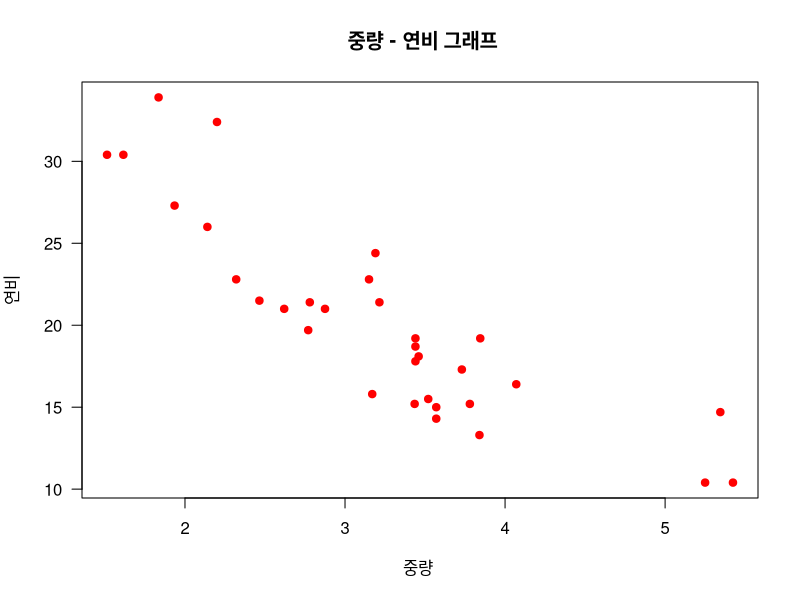
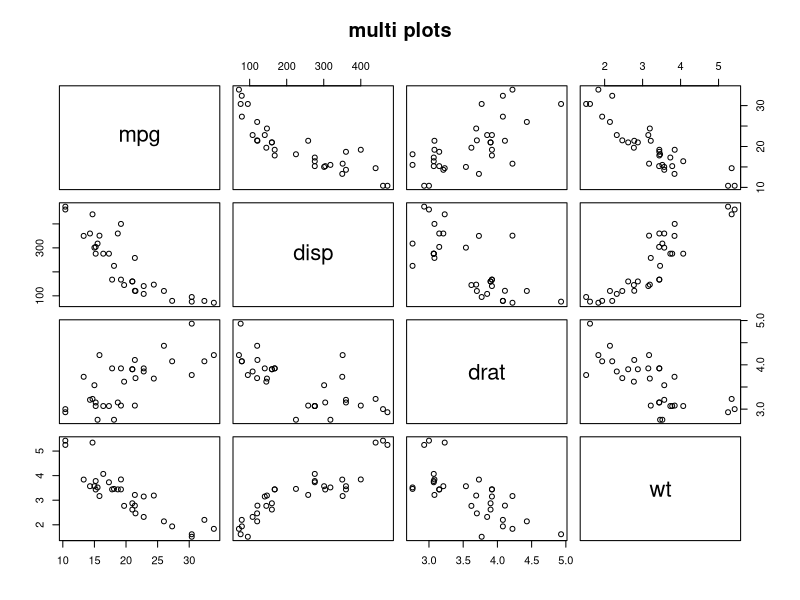
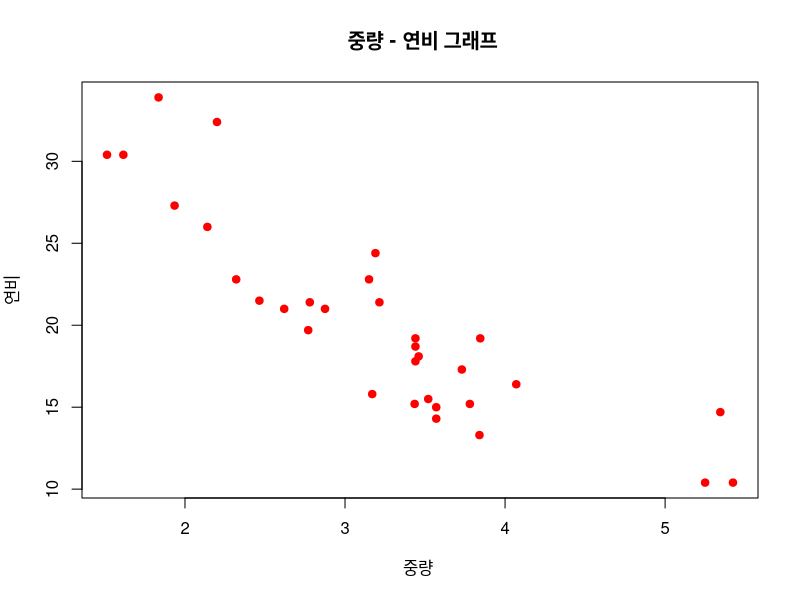
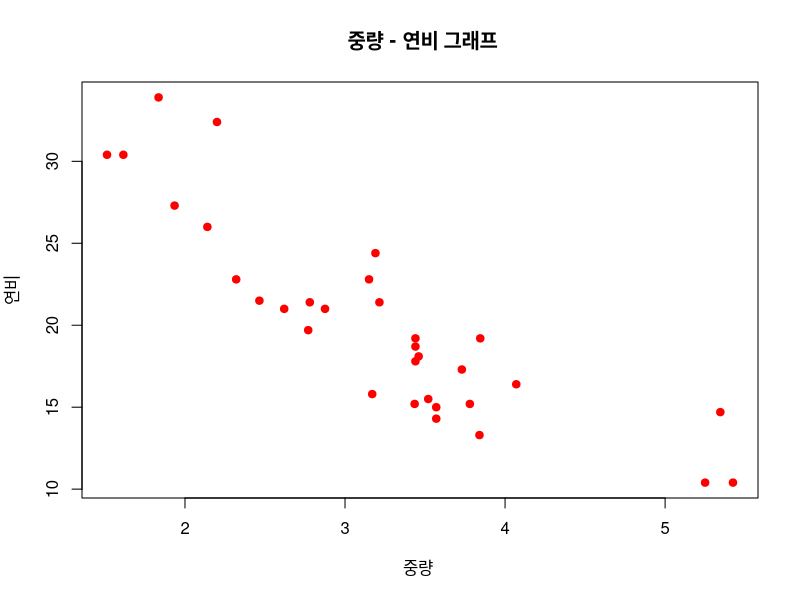
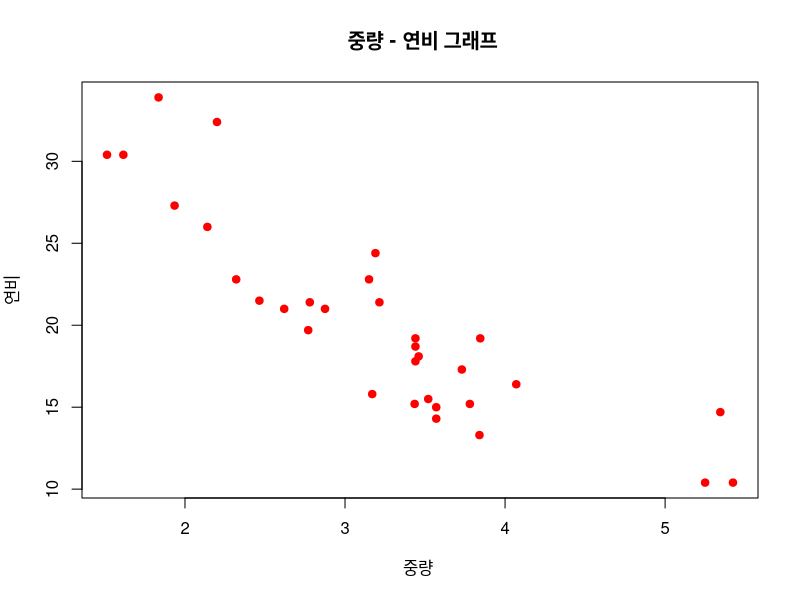
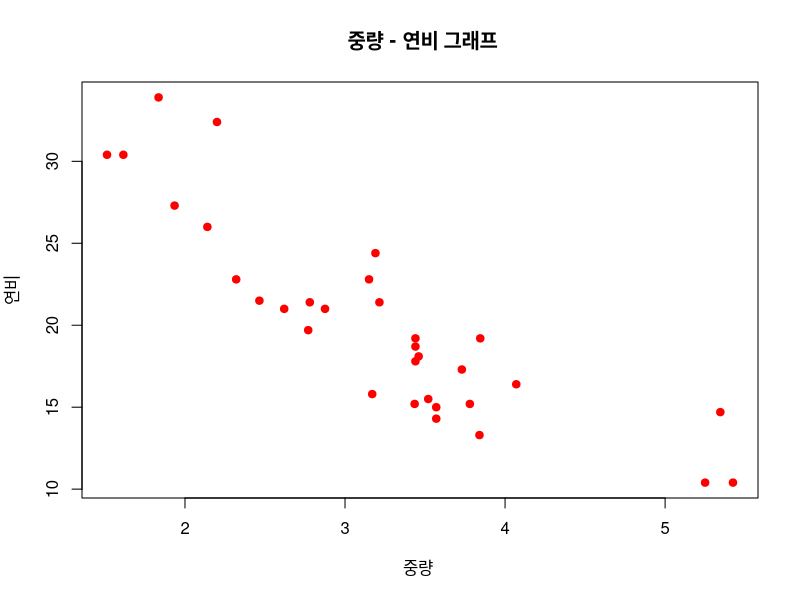
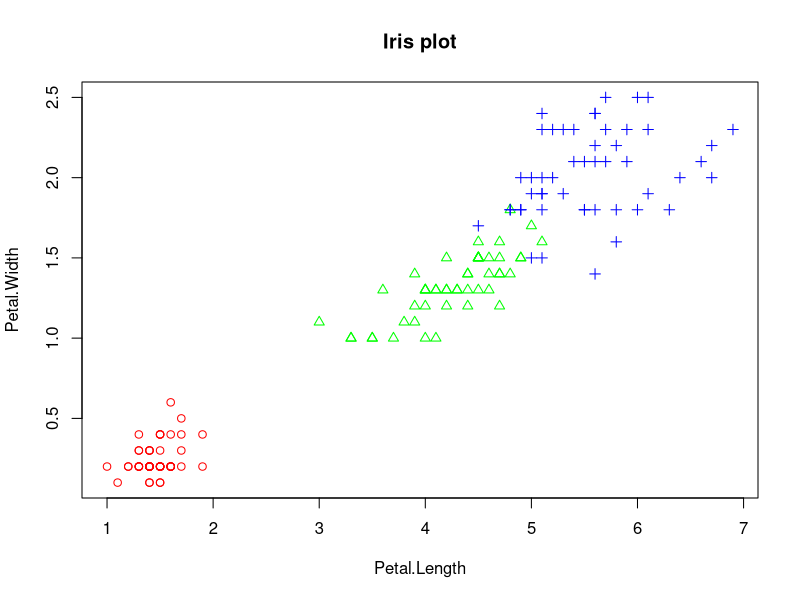
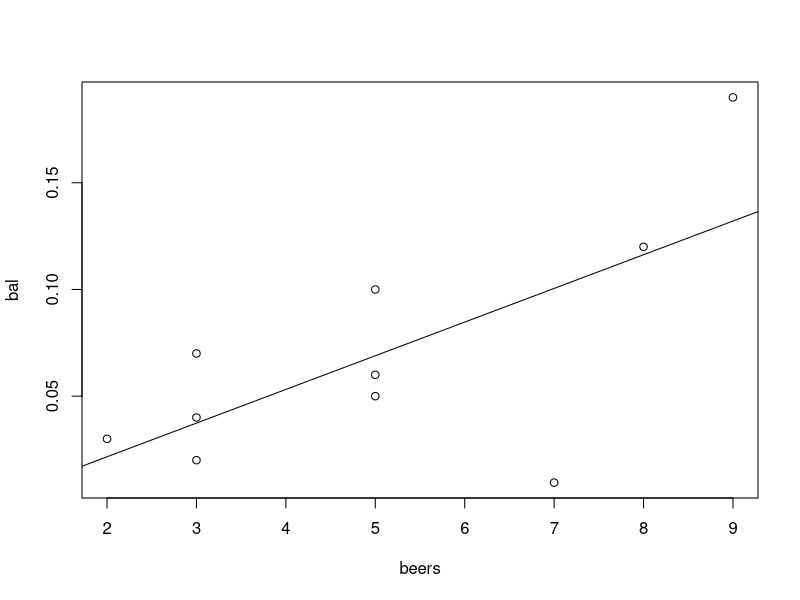

Write R code to recreate these figures, in order.
#20191203 6회차

#boxplot에서 중앙값 기준으로 위,아래값이 더 넓고 좁음 또한 알 수 있다. 

#다중변수 자료 탐색
#두 변수 사이의 산점도
#산점도 (scatter plot) -2변수로 구성된 자료의 분포를 알아보는 그래프 /
#                      -관측값들의 분포를 통해 2변수 사이의 관계 파악

par(mfrow = c (1,1))

##Data 종류
 # 범주형 + 일변량 => vector
 # 연속형 + 일변량 => vector_ 주로 histogram/상자수염 사용

# 다변량 , 이변량 =>  Matrix / Data frame

# 연속형 + 다변량 => 1. 상관분석_ 산점도 사용
#                    2.시계열 data분석 ( x축 : 시간) _ 선그래프 

##중량과 연비의 관계(이변량) _ 중량이 무거우면 연비가 내려갈까? 
wt <- mtcars$wt
mpg <- mtcars$mpg
plot( wt,mpg , main = " 중량 - 연비 그래프" , xlab = "중량 ", 
        ylab = "연비" ,col ="red" , pch = 19, las = 1)
#pch: 점의 모양 ( 0부터 25까지 )

## 여러 변수들간의 산점도 (다변량)
#pairs _ 산점도는 대각선 모양으로 나왔을 때 상관관계가 높다

vars <-  c( "mpg","disp","drat","wt") #_벡터 생성 변수 4개
target <- mtcars[ , vars]             # matrix생성 (변수형이 동일해서 )
head( target )                  
pairs( target, main = "multi plots")  #대각선을 중심으로 대칭관계 _ x,y축이 변경된 상태 

#산점도 만드는 4가지 방법 _ 이변량
y축~x축
wt <- mtcars$wt
mpg <- mtcars$mpg
plot( wt,mpg , main = " 중량 - 연비 그래프" , xlab = "중량 ", 
      ylab = "연비" ,col ="red" , pch = 19 )

plot(mtcars$wt,mtcars$mpg, main = " 중량 - 연비 그래프" , xlab = "중량 ", 
      ylab = "연비" ,col ="red" , pch = 19)

plot( mtcars [, c("wt", "mpg")], main = " 중량 - 연비 그래프" , xlab = "중량 ", 
      ylab = "연비",col ="red" , pch = 19 )

plot( mpg~wt, data = mtcars , main = " 중량 - 연비 그래프" , xlab = "중량 ", 
      ylab = "연비" ,col ="red" , pch = 19 )


#그룹(factor)정보가 있는 두변수의 산점도
iris.2 <-  iris [,3:4]
iris.2
point <- as.numeric( iris$Species)  #문자열인 품종(Species)을 그룹화하기 위하여 숫자로 변환
point
color <- c("red" , " green" , "blue") #품종1 red /품종2 green / 품종 3 blue
plot(iris.2 , main = "Iris plot" ,
     pch = c( point), col = color [ point ] )

##상관분석 : 연속형	변수로	측정된	두	변수	간의	선형적(회귀선)	관계를	분석
#-1 <= 기본적인 상관계수(r) <= 1
#-1 음의 상관 : xy 반비례  _일반적으로 기준은 -0.5
#+1 양의 상관 : xy 비례    _ 일반적으로 기준은 +0.5

##맥주에 따른 혈중 알콜 농도 
beers <- c(5,2,9,8,3,7,3,5,3,5) 
bal <- c(0.1,0.03,0.19,0.12,0.04,0.0095,0.07,0.06,0.02,0.05)
tbl <- data.frame(beers ,bal )
tbl

plot(bal~beers, data = tbl)           # 산점도 

#회귀식을 구하는 식 lm : y = xw + b _ 연속값에대한 예측값 구하는 식
#y : 종속변수 , x : 독립변수 , w: weight , b : bias

 res <-  lm(bal~beers, data = tbl )   #회귀식
 res  #w와 b가 나옴 
abline ( res )                        #회귀선: 최적의 예측선 


# 상관관계가 강하냐 아니냐를 따져주는 상관계수 = r  _ cor 함수 

cor(tbl[ ,  1:2 ]) #이변량 상관계수_0.5 이상이므로 강한 상관관계로 볼 수 있다 (맥주/혈중알콜농도)
cor(iris[ , 1:4 ]) #다변량 상관계수 


#상관분석 순서 _ 절대적인 순서는 아님 
#1.상관분석 대상 변수선정
#2.산점도 작성( 관측값 분포 확인 ) : plot()
#3.회귀식 도출 :lm()   [lm: linear model]
#(회귀식 : 두 변수의 선형관계를 가장 잘 나타낼 수 있는 선의식)
#   (y= xw + b )
#4.회귀선을 산점도에 표시 : abline()
#(회귀선 : 관측값들의 추세를 가장 잘 나타낼수 있는 선 )
#5.상관계수 계산 ; cor()
#6.상관분석 결과 해석 



##시계열  Data - 선그래프 _ x축에 시간정보가 들어가는 data
month <-  1:12
late <- c(5,8,7,9,4,6,12,13,8,6,6,4)

#type : 선그래프의 모양/lty: 선의 모양 / lwd : 선의 두께

plot( month,late, main = "지각생 통계", type = "l",lty = 1 , lwd = 1,
      xlab = 'Month', ylab = " late cnt")

plot( month,late, main = "지각생 통계", type = "b",lty = 1 , lwd = 1,
      xlab = 'Month', ylab = " late cnt")

plot( month,late, main = "지각생 통계", type = "o",lty = 1 , lwd = 1,
      xlab = 'Month', ylab = " late cnt")

plot( month,late, main = "지각생 통계", type = "s",lty = 1 , lwd = 1,
      xlab = 'Month', ylab = " late cnt")


# 복수의 선 그래프 

late1 <- c(5,8,7,9,4,6,12,13,8,6,6,4)

late2 <- c(4,6,5,8,7,8,10,11,6,5,7,3)

#ylim(최소값,최대값) 축 범위 설정 

  plot(month,late1, main = "지각생 통계", type = "b",lty = 1 , col = "red",
      xlab = 'Month', ylab = " late cnt", ylim = c ( 1, 15)) 
lines( month, late2, type = "b", col = "blue")   #lines 함수를 이용하여 선그래프 추가 


##자료 탐색 실습 - 탐색적 데이터 분석

##0단계 : 문제정의
##1단계 : 분석 대상 데이터셋 준비
#BostonHousing  데이터셋 (mlbench pac.)

install.packages("mlbench")
library (mlbench)
data("BostonHousing")

#crim : 1인당 범죄율
#rm : 주택 1가구당 방 수
#dis: 보스턴 5개 지역센터까지의 거리
#tax : 재산세율
#medv: 주택가격
class (BostonHousing)
dim (BostonHousing)
str (BostonHousing)
head (BostonHousing)
tail (BostonHousing)
myds <- BostonHousing [ , c( "crim", "rm","dis","tax" ,"medv" ) ]
myds

BostonHousing

##2 단계 : 파생변수 추가  : grp 변수 추가 ( 주택 가격 상중하)
# myds$medv의 i 번째 요소에 있는 값이 25.0 이상이면 grp 에 H/ 17 이하 L / 나머지는 M
grp <- c()
for( i in 1:nrow ( myds)){ 
  if( myds$medv [i] >= 25.0 ){
    grp [i] <- "H"
  } else if ( myds$medv [ i ] <= 17.0 ){
    grp [i] <- "L"
  } else {
    grp [i] <- "M"
      }
  }
  
grp <- factor (grp)
grp <-  factor( grp, levels =c( "H", "M", "L")) #레벨순서  ★★★★★★★★★★★★★★★★★★★

myds <-  data.frame ( myds, grp)
head ( myds)

##3단계 : 데이터셋의 형태와 기본적인 내용 파악 

str(myds)
head(myds)
table(myds$grp)


##4단계  : 히스토그램에 의한 관측값의 분포 확인

par( mfrow = c ( 2, 3))  #2x3 그래프 가상화면 
for( i in 1:5) {
  hist( myds[ , i ],
        main = colnames ( myds )[ i ],
        col = "yellow")
}

par( mfrow = c ( 1,1)) #가상화면 복귀 


##5단계  : 상자그림에 의한 관측값의 분포 확인 


par( mfrow = c ( 2, 3))  #2x3 그래프 가상화면 
for( i in 1:5) {
  boxplot ( myds[ , i ],
        main = colnames ( myds )[ i ])
}
par( mfrow = c ( 1,1)) #가상화면 복귀 

##6단계 : 그룹별 관측값 분포 확인 
boxplot(myds$crim~myds$grp, main = " 1인당 범죄율 ")   #grp 가 그룹화 ( factor형 )

boxplot(myds$rm~myds$grp, main = " 방의 개수 ")

##7단계 :  다중 산점도를 통한 변수간 상관관계 확인

pairs( myds [ , -6] ) #6번째 변수는 제외하고 보기 (Factor형 grp 제외)

##8단계 : 그룹 정보를 포함한 변수 간 상관관계 확인 

point <- as.integer(myds$grp)

color <-  c( "red", "green", "blue" )
pairs( myds[ , -6 ], pch = point, col = color [ point ]) #pch 점의모양 


##9단계: 변수간 상관계수 확인 
cor ( myds[ , -6 ] )

# > rm과 medv가  상관관계가 있음을 확인가능


#Data 이해
#1.Data set에 대한 이해
#2.문제 정의 검증
#3.문제 정의에 대한 1차 결과 파악 
